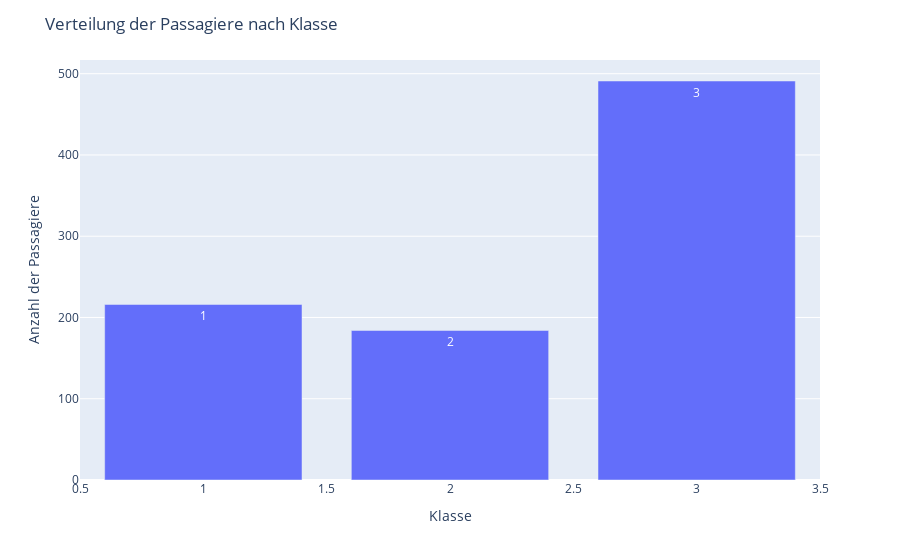

The notebook cell this image was saved under:
### Code cell
pclass_feature = df.Pclass.value_counts()
pclass_feature
fig = px.bar(x=pclass_feature.index,
             y=pclass_feature.values,
               text = pclass_feature.index)
fig.update_layout(title="Verteilung der Passagiere nach Klasse",
                  xaxis_title="Klasse",
                  yaxis_title="Anzahl der Passagiere")
fig.show()

### Figure 1 — Plotly figure (JSON) as saved in the notebook; plotly's stock layout.template omitted (floating-point values rounded to 4 significant figures)
{"data": [{"alignmentgroup": "True", "hovertemplate": "x=%{x}<br>y=%{y}<br>text=%{text}<extra></extra>", "legendgroup": "", "marker": {"color": "#636efa", "pattern": {"shape": ""}}, "name": "", "offsetgroup": "", "orientation": "v", "showlegend": false, "text": [3, 1, 2], "textposition": "auto", "type": "bar", "x": [3, 1, 2], "xaxis": "x", "y": [491, 216, 184], "yaxis": "y"}], "layout": {"barmode": "relative", "legend": {"tracegroupgap": 0}, "margin": {"t": 60}, "title": {"text": "Verteilung der Passagiere nach Klasse"}, "xaxis": {"anchor": "y", "domain": [0, 1], "title": {"text": "Klasse"}}, "yaxis": {"anchor": "x", "domain": [0, 1], "title": {"text": "Anzahl der Passagiere"}}}}
